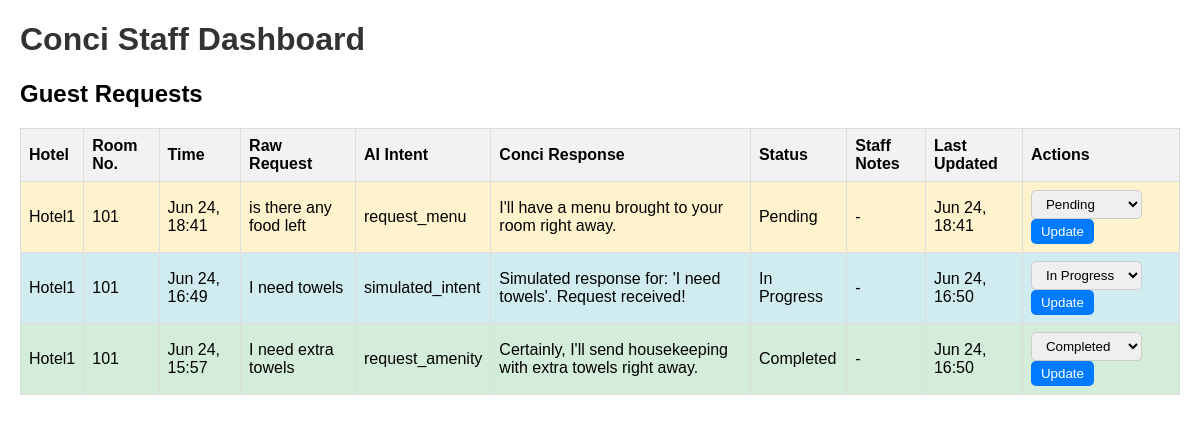
Page /dashboard/ on the earlier database version.
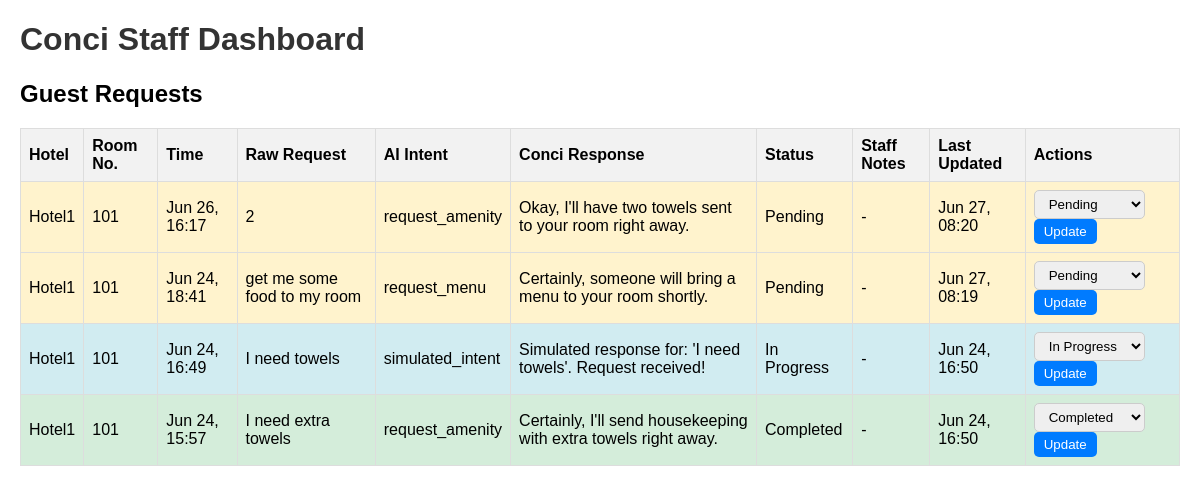
Same page on the later database version.
### main/models.py (models this page shows, shortened)
class GuestRequest(models.Model):
    hotel = models.ForeignKey(
        Hotel,
        on_delete=models.CASCADE,
        related_name="guest_requests",
        help_text="The hotel where this request originated.",
    )
    room_number = models.CharField(
        max_length=20, help_text="The room number where the request was made."
    )
    timestamp = models.DateTimeField(
        default=timezone.now, help_text="Date and time when the request was made."
    )
    raw_text = models.TextField(
        help_text="The raw transcribed text of the guest's request."
    )
    ai_intent = models.CharField(
        max_length=100, help_text="The intent recognized by the AI."
    )
    ai_entities = models.JSONField(
        default=dict,
        blank=True,  # <--- IMPORTANT: This line was added for the admin form validation
        help_text="JSON representation of entities extracted by the AI (e.g., {'amenity': 'towel', 'quantity': 1}).",
    )
    conci_response_text = models.TextField(
        help_text="The text response Conci gave to the guest."
    )
    STATUS_CHOICES = [
        ("pending", "Pending"),
        ("in_progress", "In Progress"),
        ("completed", "Completed"),
        ("cancelled", "Cancelled"),
    ]
    status = models.CharField(
        max_length=20,
        choices=STATUS_CHOICES,
        default="pending",
        help_text="Current status of the guest request.",
    )
    staff_notes = models.TextField(
        blank=True, help_text="Notes added by hotel staff regarding the request."
    )
    last_updated_by_staff = models.DateTimeField(
        auto_now=True, help_text="Timestamp of the last status update by staff."
    )
    class Meta:
        verbose_name = "Guest Request"
        verbose_name_plural = "Guest Requests"
        ordering = ["-timestamp"]  # Order requests by most recent first

class Hotel(models.Model):
    name = models.CharField(max_length=255, unique=True, help_text="Name of the hotel.")
    api_key = models.CharField(
        max_length=255,
        blank=True,
        null=True,
        help_text="API key for AI services specific to this hotel (optional).",
    )
    created_at = models.DateTimeField(auto_now_add=True)
    updated_at = models.DateTimeField(auto_now=True)
    class Meta:
        verbose_name = "Hotel"
        verbose_name_plural = "Hotels"

### main/views.py (the view)
# urls.py: path("dashboard/", views.staff_dashboard, name="staff_dashboard"),
def staff_dashboard(request):
    requests = GuestRequest.objects.all().order_by("-timestamp")
    context = {
        "requests": requests,
        "page_title": "Conci Staff Dashboard",
    }
    return render(request, "main/staff_dashboard.html", context)

### main/templates/main/staff_dashboard.html (shortened to what this page needs)
<!DOCTYPE html>
<html lang="en">
<head>
</head>
<body>
    <h1>{{ page_title }}</h1>
    <h2>Guest Requests</h2>
    {% if requests %}
    <table>
        <thead>
            <tr>
                <th>Hotel</th>
                <th>Room No.</th>
                <th>Time</th>
                <th>Raw Request</th>
                <th>AI Intent</th>
                <th>Conci Response</th>
                <th>Status</th>
                <th>Staff Notes</th>
                <th>Last Updated</th>
                <th>Actions</th>
            </tr>
        </thead>
        <tbody>
            {% for req in requests %}
            <tr class="status-{{ req.status }}">
                <td>{{ req.hotel.name }}</td>
                <td>{{ req.room_number }}</td>
                <td>{{ req.timestamp|date:"M d, H:i" }}</td>
                <td>{{ req.raw_text }}</td>
                <td>{{ req.ai_intent }}</td>
                <td>{{ req.conci_response_text }}</td>
                <td>{{ req.get_status_display }}</td>
                <td>{{ req.staff_notes|default:"-" }}</td>
                <td>{{ req.last_updated_by_staff|date:"M d, H:i" }}</td>
                <td>
                    <form method="post" action="{% url 'main:update_request_status' request_id=req.id %}">
                        <select name="new_status">
                            {% for choice_value, choice_label in req.STATUS_CHOICES %}
                                <option value="{{ choice_value }}" {% if choice_value == req.status %}selected{% endif %}>
                                    {{ choice_label }}
                                </option>
                            {% endfor %}
                        </select>
                        <button type="submit">Update</button>
                    </form>
                </td>
            </tr>
            {% endfor %}
        </tbody>
    </table>
    {% else %}
    <p>No guest requests yet.</p>
    {% endif %}
</body>
</html>

### main/templates/main/staff_dashboard.html (style rules this page uses)
body { font-family: sans-serif; margin: 20px; }
h1 { color: #333; }
table { width: 100%; border-collapse: collapse; margin-top: 20px; }
th, td { border: 1px solid #ddd; padding: 8px; text-align: left; }
th { background-color: #f2f2f2; }
.status-pending { background-color: #fff3cd; }
.status-in_progress { background-color: #d1ecf1; }
.status-completed { background-color: #d4edda; }
form { margin: 0; display: inline-block; }
select, button { padding: 5px 10px; border-radius: 5px; border: 1px solid #ccc; }
button { background-color: #007bff; color: white; cursor: pointer; border: none; }

Differences in the rows shown:
added GuestRequest: hotel.name "Hotel1", room_number "101", timestamp "Jun 26, 16:17", raw_text "2", ai_intent "request_amenity", conci_response_text "Okay, I'll have two towels sent to your room right away.", status "Pending", staff_notes "-", last_updated_by_staff "Jun 27, 08:20", new_status "Pending"
changed GuestRequest "Jun 24, 18:41": raw_text "is there any food left" → "get me some food to my room"; conci_response_text "I'll have a menu brought to your room right away." → "Certainly, someone will bring a menu to your room shortly."; last_updated_by_staff "Jun 24, 18:41" → "Jun 27, 08:19"
